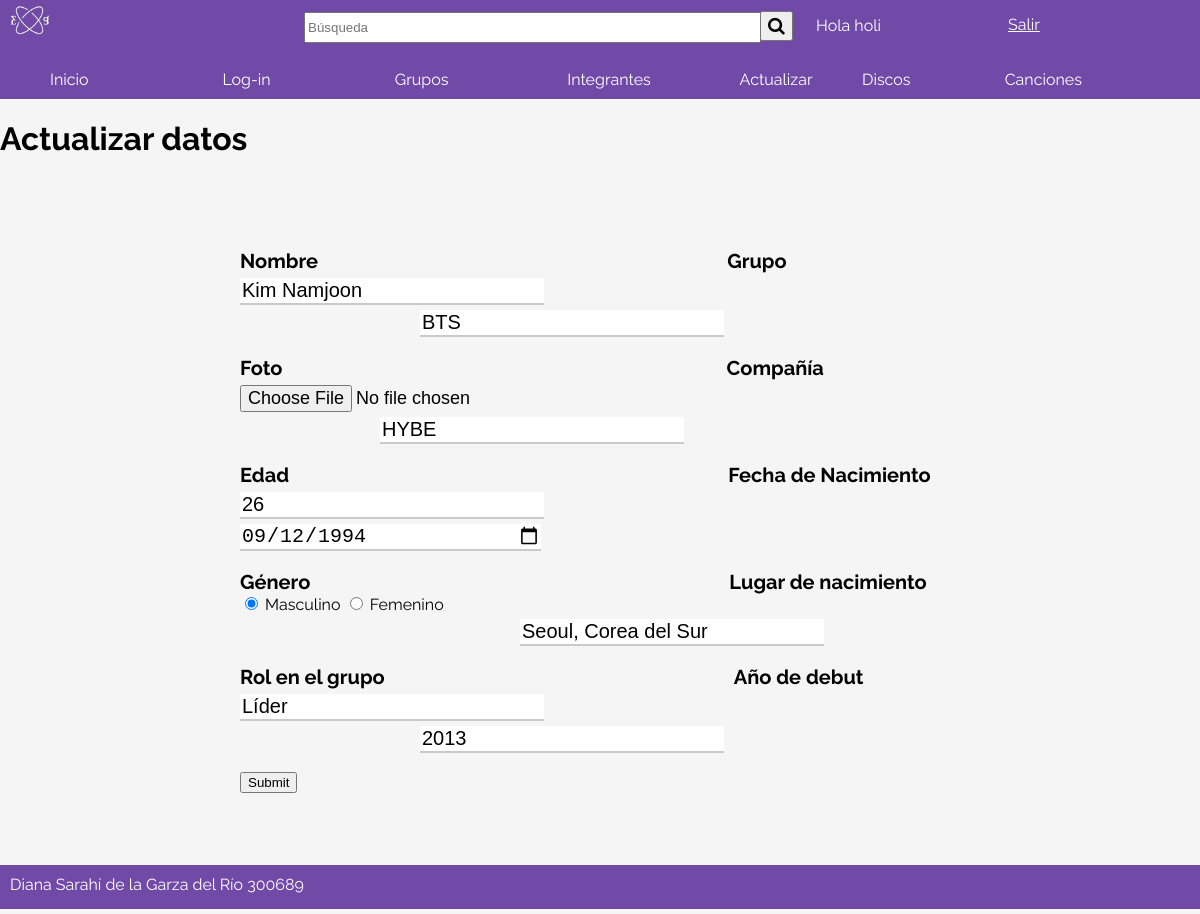
/actualizar.php?id=1 (signed in), run on the app's committed database.
### tables this page shows
CREATE TABLE IF NOT EXISTS `miembrosg` (
  `ID` bigint(20) NOT NULL AUTO_INCREMENT,
  `Nombre_Integrante` varchar(100) NOT NULL,
  `Nombre_Grupo` varchar(100) NOT NULL,
  `Foto` varchar(100) NOT NULL,
  `Compania` varchar(100) NOT NULL,
  `Edad` int(2) NOT NULL,
  `Fecha_Nacimiento` date NOT NULL,
  `Genero` varchar(50) NOT NULL,
  `Lugar_Nacimiento` varchar(100) NOT NULL,
  `Rol_Grupo` varchar(100) NOT NULL,
  `Debut` year(4) NOT NULL,
  PRIMARY KEY (`ID`)
);

### actualizar.php (the view, shortened to what this page needs)
<?php
require_once('header1.php');
require_once('menu.php');
?>
<!DOCTYPE html>
<html lang="en">
<head>
    <link rel="stylesheet" href="Estilos/estiloAdd.css">
</head>
<body>
<?php
$enlace = mysqli_connect("127.0.0.1", "root", "", "grupos");
$id=$_GET["id"];
$query="SELECT * FROM miembrosg WHERE ID=".$id;
$resultado=$enlace->query($query);
$row = $resultado->fetch_object();
$g = 0;
if($row->Genero == 'Masculino') {
    $g = 1;
}
$ch = $g === 1 ? "checked='checked'" : '';
$ch2 = $g === 0 ? "checked='checked'" : '';
echo "<h1 class='titulo2'>Actualizar datos</h1>";
echo "<div class='datos'>
<form action='actualizar.php' method='POST' enctype='multipart/form-data' >
    <input type='hidden' name='id' value='".$row->ID."'>
    <label for='nombre' class='add1'>Nombre</label>
    <label for='grupo'  class='add2-1'>Grupo</label><br>
    <input type='text' class='texto' name='nombre' value='".$row->Nombre_Integrante."'>
    <input type='text' class='texto1' name='grupo' value='".$row->Nombre_Grupo."'> <br><br>
    <label for='archivo'  class='add1'>Foto</label>
    <label for='compania'  class='add2-2'>Compañía</label><br>
    <input type='file' class='foto' name='archivo' value='".$row->Foto."'>
    <input type='text' class='texto2' name='compania' value='".$row->Compania."'><br> <br>
    <label for='edad'  class='add1'>Edad</label>
    <label for='fech_nac'  class='add2-3'>Fecha de Nacimiento</label><br>
    <input type='number' class='texto3' name='edad' value='".$row->Edad."'>
    <input type='date' name='fech_nac' class='fecha' value='".$row->Fecha_Nacimiento."'><br><br>
    <label for='gen'  class='add1'>Género</label>
    <label for='lug_nac'  class='add2-4'>Lugar de nacimiento</label><br>
    <input type='radio' class='g' name='gen' placeholder='Genero' $ch value=".$row->Genero."> Masculino
    <input type='radio' class='g' name='gen' placeholder='Genero' $ch2 value=".$row->Genero."> Femenino
    <input type='text' class='texto4' name='lug_nac' value='".$row->Lugar_Nacimiento."'><br> <br>
    <label for='rol'  class='add1'>Rol en el grupo</label>
    <label for='debut'  class='add2-5'>Año de debut</label><br>
    <input type='text' class='texto' name='rol' value='".$row->Rol_Grupo."'>
    <input type='number' class='texto5' name='debut' class='num' value='".$row->Debut."'><br><br>
    <input type='submit' name='actualizar'>
</form>
</div>";
?>
</body>
</html>
<?php
require_once('footer.php');
?>

### Estilos/estiloHeader.css (style rules this page uses)
body { margin:0px; padding:0px; background:rgb(245, 245, 245); font-family: 'Raleway', sans-serif; }

### Estilos/estiloMenu.css (style rules this page uses)
body { margin:0px; padding:0px; background:rgb(245, 245, 245); font-family: 'Raleway', sans-serif; }

### Estilos/estiloAdd.css (style rules this page uses)
body { margin:0px; padding:0px; background:rgb(245, 245, 245); font-family: 'Raleway', sans-serif; }
.datos { width: 60%; margin: auto; min-height: 600px; padding-top: 70px; }
.add1 { font-weight: bold; font-size: 20px; }
.add2-1 { font-weight: bold; padding-left: 60px; margin-left: 345px; font-size: 20px; }
.add2-2 { font-weight: bold; padding-left: 60px; margin-left: 380px; font-size: 20px; }
.add2-3 { font-weight: bold; padding-left: 60px; margin-left: 375px; font-size: 20px; }
.add2-4 { font-weight: bold; padding-left: 60px; margin-left: 355px; font-size: 20px; }
.add2-5 { font-weight: bold; padding-left: 50px; margin-left: 295px; font-size: 20px; }
.texto, .texto1, .texto2, .texto3, .texto4, .texto5, .fecha { width: 300px; font-size: 20px; margin-top: 5px; }
.texto, .texto1, .texto2, .texto3, .texto4, .texto5, .fecha, select { border-bottom: 2px solid rgb(202, 202, 202); border-top: none; border-left: none; border-right: none; }
.foto { font-size: 18px; margin-top: 5px; }
.texto1 { margin-left: 180px; }
.texto2 { margin-left: 140px; }
.texto3 { margin-right: 180px; }
.texto4 { margin-left: 280px; }
.texto5 { margin-left: 180px; }

### data on the page
miembrosg: nombre "Kim Namjoon", grupo "BTS", compania "HYBE", edad "26", fech_nac "09/12/1994", lug_nac "Seoul, Corea del Sur", rol "Líder", debut "2013"

### other printed values
$_SESSION["user"] "holi"
